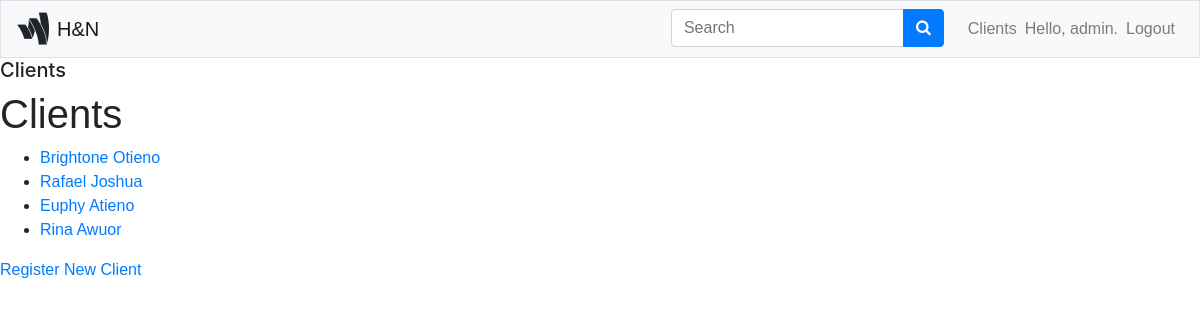
Page /users/clients/ (signed in) on the earlier database version.
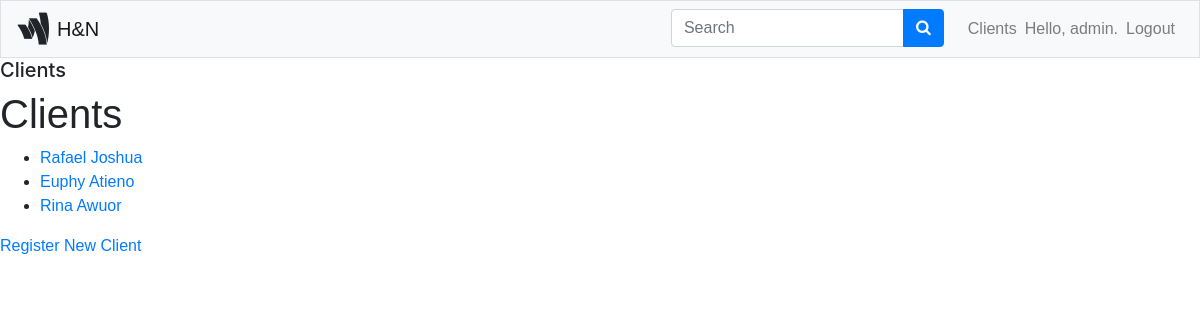
Same page on the later database version.
### users/models.py (models this page shows, shortened)
class Client(models.Model):
    first_name = models.CharField(max_length=100)
    second_name = models.CharField(max_length=100)
    email = models.EmailField(unique=True)
    phone = models.CharField(max_length=15, unique=True)
    points = models.IntegerField(default=0)
    referral_points = models.IntegerField(default=0)
    date_of_birth = models.DateField(null=True, blank=True)
    birthday_points = models.IntegerField(default=0)
    referred_by = models.ForeignKey('self', null=True, blank=True, on_delete=models.SET_NULL)
    card_paid = models.BooleanField(default=False)
    card_issued = models.BooleanField(default=False)

### users/views.py (the view)
# urls.py: path('clients/', views.client_list, name='client_list'),
@login_required
def client_list(request):
    clients = Client.objects.all()
    context = {'clients': clients}
    return render(request, 'users/client_list.html', context)

### users/templates/users/client_list.html (shortened to what this page needs)
<!DOCTYPE html>
<html lang="en">
<head>
    {% extends 'users/base.html' %}
{% load bootstrap4 %}
{% block header %}
<h5>Clients</h5>
{% endblock header %}
{% block content %}
<h1>Clients</h1>
<ul>
    {% for client in clients %}
        <li>
            <a href="{% url 'users:client_detail' client.id %}">{{ client.first_name }} {{ client.second_name }}</a>
        </li>
    {% endfor %}
</ul>
<a href="{% url 'users:register_client' %}">Register New Client</a>
{% endblock content %}

Differences in the rows shown:
removed Client: first_name "Brightone", second_name "Otieno"
